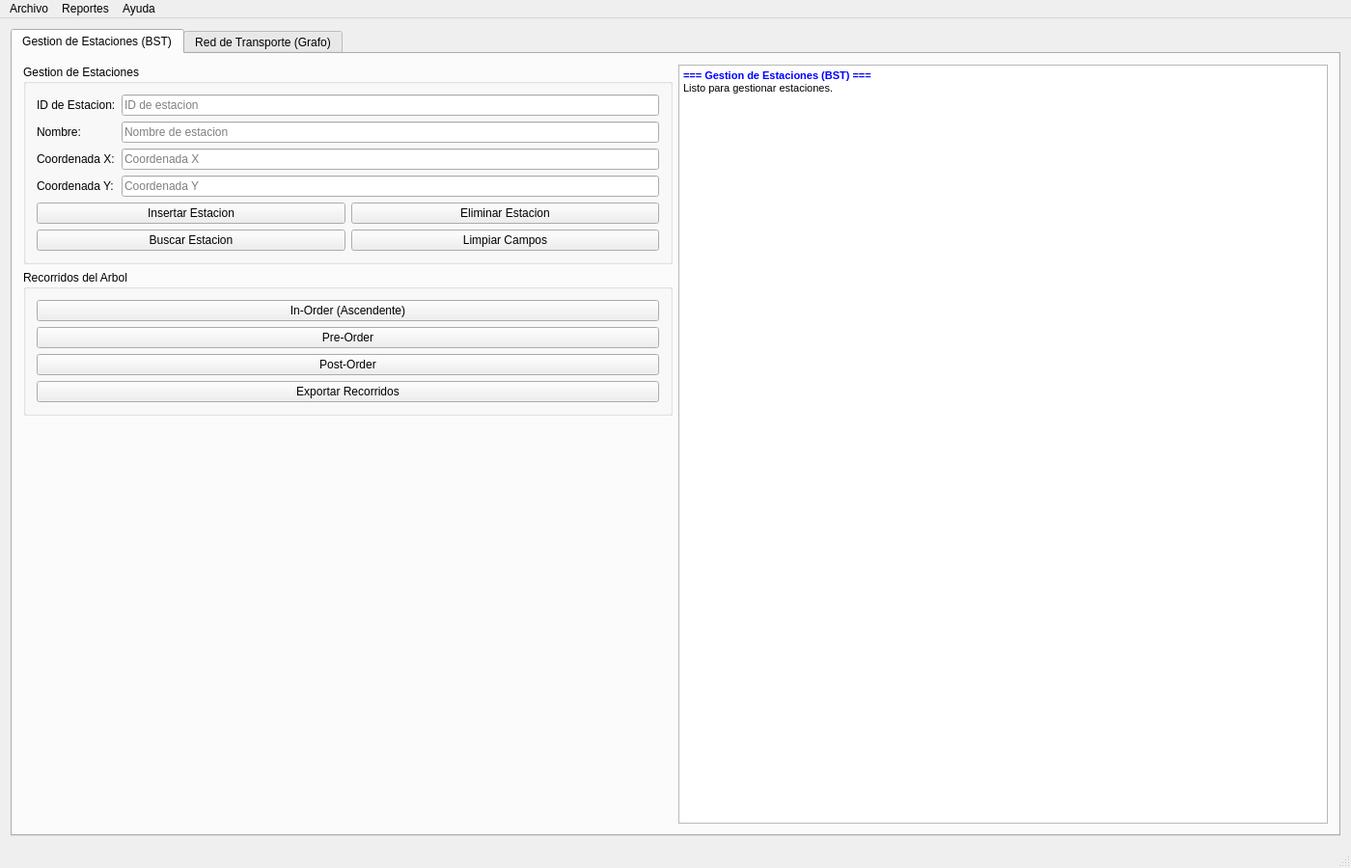
<?xml version="1.0" encoding="UTF-8"?>
<ui version="4.0">
 <class>MainWindowClass</class>
 <widget class="QMainWindow" name="MainWindowClass">
  <property name="geometry">
   <rect>
    <x>0</x>
    <y>0</y>
    <width>1400</width>
    <height>900</height>
   </rect>
  </property>
  <property name="windowTitle">
   <string>UrbanPath - Sistema de Transporte Urbano</string>
  </property>
  <widget class="QWidget" name="centralWidget">
   <layout class="QVBoxLayout" name="verticalLayout">
    <item>
     <widget class="QTabWidget" name="tabWidget">
      <property name="currentIndex">
       <number>0</number>
      </property>
      <widget class="QWidget" name="tabBST">
       <attribute name="title">
        <string>Gestion de Estaciones (BST)</string>
       </attribute>
       <layout class="QHBoxLayout" name="horizontalLayout">
        <item>
         <layout class="QVBoxLayout" name="verticalLayout_2">
          <item>
           <widget class="QGroupBox" name="groupBoxStationManagement">
            <property name="title">
             <string>Gestion de Estaciones</string>
            </property>
            <layout class="QFormLayout" name="formLayout">
             <item row="0" column="0">
              <widget class="QLabel" name="lblStationID">
               <property name="text">
                <string>ID de Estacion:</string>
               </property>
              </widget>
             </item>
             <item row="0" column="1">
              <widget class="QLineEdit" name="txtStationID">
               <property name="placeholderText">
                <string>ID de estacion</string>
               </property>
              </widget>
             </item>
             <item row="1" column="0">
              <widget class="QLabel" name="lblStationName">
               <property name="text">
                <string>Nombre:</string>
               </property>
              </widget>
             </item>
             <item row="1" column="1">
              <widget class="QLineEdit" name="txtStationName">
               <property name="placeholderText">
                <string>Nombre de estacion</string>
               </property>
              </widget>
             </item>
             <item row="2" column="0">
              <widget class="QLabel" name="lblStationX">
               <property name="text">
                <string>Coordenada X:</string>
               </property>
              </widget>
             </item>
             <item row="2" column="1">
              <widget class="QLineEdit" name="txtStationX">
               <property name="placeholderText">
                <string>Coordenada X</string>
               </property>
              </widget>
             </item>
             <item row="3" column="0">
              <widget class="QLabel" name="lblStationY">
               <property name="text">
                <string>Coordenada Y:</string>
               </property>
              </widget>
             </item>
             <item row="3" column="1">
              <widget class="QLineEdit" name="txtStationY">
               <property name="placeholderText">
                <string>Coordenada Y</string>
               </property>
              </widget>
             </item>
             <item row="4" column="0" colspan="2">
              <layout class="QHBoxLayout" name="horizontalLayout_2">
               <item>
                <widget class="QPushButton" name="btnAddStation">
                 <property name="text">
                  <string>Insertar Estacion</string>
                 </property>
                </widget>
               </item>
               <item>
                <widget class="QPushButton" name="btnRemoveStation">
                 <property name="text">
                  <string>Eliminar Estacion</string>
                 </property>
                </widget>
               </item>
              </layout>
             </item>
             <item row="5" column="0" colspan="2">
              <layout class="QHBoxLayout" name="horizontalLayout_3">
               <item>
                <widget class="QPushButton" name="btnSearchStation">
                 <property name="text">
                  <string>Buscar Estacion</string>
                 </property>
                </widget>
               </item>
               <item>
                <widget class="QPushButton" name="btnClearStation">
                 <property name="text">
                  <string>Limpiar Campos</string>
                 </property>
                </widget>
               </item>
              </layout>
             </item>
            </layout>
           </widget>
          </item>
          <item>
           <widget class="QGroupBox" name="groupBoxTraversals">
            <property name="title">
             <string>Recorridos del Arbol</string>
            </property>
            <layout class="QVBoxLayout" name="verticalLayout_3">
             <item>
              <widget class="QPushButton" name="btnInOrder">
               <property name="text">
                <string>In-Order (Ascendente)</string>
               </property>
              </widget>
             </item>
             <item>
              <widget class="QPushButton" name="btnPreOrder">
               <property name="text">
                <string>Pre-Order</string>
               </property>
              </widget>
             </item>
             <item>
              <widget class="QPushButton" name="btnPostOrder">
               <property name="text">
                <string>Post-Order</string>
               </property>
              </widget>
             </item>
             <item>
              <widget class="QPushButton" name="btnExportTraversals">
               <property name="text">
                <string>Exportar Recorridos</string>
               </property>
              </widget>
             </item>
            </layout>
           </widget>
          </item>
          <item>
           <spacer name="verticalSpacer">
            <property name="orientation">
             <enum>Qt::Vertical</enum>
            </property>
            <property name="sizeHint" stdset="0">
             <size>
              <width>20</width>
              <height>40</height>
             </size>
            </property>
           </spacer>
          </item>
         </layout>
        </item>
        <item>
         <widget class="QTextEdit" name="txtBSTOutput">
          <property name="readOnly">
           <bool>true</bool>
          </property>
          <property name="html">
           <string>&lt;!DOCTYPE HTML PUBLIC &quot;-//W3C//DTD HTML 4.0//EN&quot; &quot;http://www.w3.org/TR/REC-html40/strict.dtd&quot;&gt;
&lt;html&gt;&lt;head&gt;&lt;meta name=&quot;qrichtext&quot; content=&quot;1&quot; /&gt;&lt;style type=&quot;text/css&quot;&gt;
p, li { white-space: pre-wrap; }
&lt;/style&gt;&lt;/head&gt;&lt;body style=&quot; font-family:'MS Shell Dlg 2'; font-size:8.25pt; font-weight:400; font-style:normal;&quot;&gt;
&lt;p style=&quot; margin-top:0px; margin-bottom:0px; margin-left:0px; margin-right:0px; -qt-block-indent:0; text-indent:0px;&quot;&gt;&lt;span style=&quot; font-size:8pt; font-weight:600; color:#0000ff;&quot;&gt;=== Gestion de Estaciones (BST) ===&lt;/span&gt;&lt;/p&gt;
&lt;p style=&quot; margin-top:0px; margin-bottom:0px; margin-left:0px; margin-right:0px; -qt-block-indent:0; text-indent:0px;&quot;&gt;&lt;span style=&quot; font-size:8pt;&quot;&gt;Listo para gestionar estaciones.&lt;/span&gt;&lt;/p&gt;&lt;/body&gt;&lt;/html&gt;</string>
          </property>
         </widget>
        </item>
       </layout>
      </widget>
      <widget class="QWidget" name="tabGraph">
       <attribute name="title">
        <string>Red de Transporte (Grafo)</string>
       </attribute>
       <layout class="QVBoxLayout" name="verticalLayout_4">
        <item>
         <layout class="QHBoxLayout" name="horizontalLayout_4">
          <item>
           <layout class="QVBoxLayout" name="verticalLayout_5">
            <item>
             <widget class="QGroupBox" name="groupBoxRouteManagement">
              <property name="title">
               <string>Gestion de Rutas</string>
              </property>
              <property name="minimumWidth">
               <number>300</number>
              </property>
              <property name="maximumWidth">
               <number>350</number>
              </property>
              <layout class="QFormLayout" name="formLayout_2">
               <item row="0" column="0">
                <widget class="QLabel" name="lblOrigin">
                 <property name="text">
                  <string>Estacion Origen:</string>
                 </property>
                </widget>
               </item>
               <item row="0" column="1">
                <widget class="QComboBox" name="comboOrigin"/>
               </item>
               <item row="1" column="0">
                <widget class="QLabel" name="lblDestination">
                 <property name="text">
                  <string>Estacion Destino:</string>
                 </property>
                </widget>
               </item>
               <item row="1" column="1">
                <widget class="QComboBox" name="comboDestination"/>
               </item>
               <item row="2" column="0">
                <widget class="QLabel" name="lblWeight">
                 <property name="text">
                  <string>Peso/Distancia:</string>
                 </property>
                </widget>
               </item>
               <item row="2" column="1">
                <widget class="QDoubleSpinBox" name="spinWeight">
                 <property name="maximum">
                  <double>9999.990000000000464</double>
                 </property>
                 <property name="value">
                  <double>10.000000000000000</double>
                 </property>
                </widget>
               </item>
               <item row="3" column="0" colspan="2">
                <layout class="QHBoxLayout" name="horizontalLayout_5">
                 <item>
                  <widget class="QPushButton" name="btnAddRoute">
                   <property name="text">
                    <string>Agregar Ruta</string>
                   </property>
                  </widget>
                 </item>
                 <item>
                  <widget class="QPushButton" name="btnRemoveRoute">
                   <property name="text">
                    <string>Eliminar Ruta</string>
                   </property>
                  </widget>
                 </item>
                </layout>
               </item>
              </layout>
             </widget>
            </item>
            <item>
             <widget class="QGroupBox" name="groupBoxAlgorithms">
              <property name="title">
               <string>Algoritmos de Ruta</string>
              </property>
              <layout class="QVBoxLayout" name="verticalLayout_6">
               <item>
                <widget class="QPushButton" name="btnShortestPath">
                 <property name="text">
                  <string>Ruta mas corta (Dijkstra)</string>
                 </property>
                </widget>
               </item>
               <item>
                <widget class="QPushButton" name="btnFloyd">
                 <property name="text">
                  <string>Floyd-Warshall</string>
                 </property>
                </widget>
               </item>
               <item>
                <widget class="QPushButton" name="btnPrimMST">
                 <property name="text">
                  <string>MST (Prim)</string>
                 </property>
                </widget>
               </item>
               <item>
                <widget class="QPushButton" name="btnKruskalMST">
                 <property name="text">
                  <string>MST (Kruskal)</string>
                 </property>
                </widget>
               </item>
               <item>
                <widget class="QPushButton" name="btnBFS">
                 <property name="text">
                  <string>BFS</string>
                 </property>
                </widget>
               </item>
               <item>
                <widget class="QPushButton" name="btnDFS">
                 <property name="text">
                  <string>DFS</string>
                 </property>
                </widget>
               </item>
               <item>
                <widget class="QPushButton" name="btnDrawGraph">
                 <property name="text">
                  <string>Dibujar Grafo</string>
                 </property>
                </widget>
               </item>
               <item>
                <widget class="QPushButton" name="btnClearGraph">
                 <property name="text">
                  <string>Limpiar Vista</string>
                 </property>
                </widget>
               </item>
              </layout>
             </widget>
            </item>
            <item>
             <spacer name="verticalSpacer_2">
              <property name="orientation">
               <enum>Qt::Vertical</enum>
              </property>
              <property name="sizeHint" stdset="0">
               <size>
                <width>20</width>
                <height>40</height>
               </size>
              </property>
             </spacer>
            </item>
           </layout>
          </item>
          <item>
           <layout class="QVBoxLayout" name="verticalLayout_7">
            <item>
             <widget class="QGraphicsView" name="graphicsViewGraph">
              <property name="renderHints">
               <set>QPainter::Antialiasing|QPainter::SmoothPixmapTransform|QPainter::TextAntialiasing</set>
              </property>
             </widget>
            </item>
            <item>
             <widget class="QTextEdit" name="txtGraphOutput">
              <property name="maximumHeight">
               <number>150</number>
              </property>
              <property name="readOnly">
               <bool>true</bool>
              </property>
              <property name="html">
               <string>&lt;!DOCTYPE HTML PUBLIC &quot;-//W3C//DTD HTML 4.0//EN&quot; &quot;http://www.w3.org/TR/REC-html40/strict.dtd&quot;&gt;
&lt;html&gt;&lt;head&gt;&lt;meta name=&quot;qrichtext&quot; content=&quot;1&quot; /&gt;&lt;style type=&quot;text/css&quot;&gt;
p, li { white-space: pre-wrap; }
&lt;/style&gt;&lt;/head&gt;&lt;body style=&quot; font-family:'MS Shell Dlg 2'; font-size:8.25pt; font-weight:400; font-style:normal;&quot;&gt;
&lt;p style=&quot; margin-top:0px; margin-bottom:0px; margin-left:0px; margin-right:0px; -qt-block-indent:0; text-indent:0px;&quot;&gt;&lt;span style=&quot; font-size:8pt; font-weight:600; color:#0000ff;&quot;&gt;=== Red de Transporte (Grafo) ===&lt;/span&gt;&lt;/p&gt;
&lt;p style=&quot; margin-top:0px; margin-bottom:0px; margin-left:0px; margin-right:0px; -qt-block-indent:0; text-indent:0px;&quot;&gt;&lt;span style=&quot; font-size:8pt;&quot;&gt;Listo para gestionar rutas.&lt;/span&gt;&lt;/p&gt;&lt;/body&gt;&lt;/html&gt;</string>
              </property>
             </widget>
            </item>
           </layout>
          </item>
         </layout>
        </item>
       </layout>
      </widget>
     </widget>
    </item>
   </layout>
  </widget>
  <widget class="QMenuBar" name="menuBar">
   <property name="geometry">
    <rect>
     <x>0</x>
     <y>0</y>
     <width>1400</width>
     <height>21</height>
    </rect>
   </property>
   <widget class="QMenu" name="menuArchivo">
    <property name="title">
     <string>Archivo</string>
    </property>
    <addaction name="actionCargarDatos"/>
    <addaction name="actionGuardarDatos"/>
    <addaction name="separator"/>
    <addaction name="actionSalir"/>
   </widget>
   <widget class="QMenu" name="menuReportes">
    <property name="title">
     <string>Reportes</string>
    </property>
    <addaction name="actionGenerarReportes"/>
    <addaction name="actionVerUltimoReporte"/>
   </widget>
   <widget class="QMenu" name="menuAyuda">
    <property name="title">
     <string>Ayuda</string>
    </property>
    <addaction name="actionAcercaDe"/>
   </widget>
   <addaction name="menuArchivo"/>
   <addaction name="menuReportes"/>
   <addaction name="menuAyuda"/>
  </widget>
  <widget class="QStatusBar" name="statusBar"/>
  <action name="actionCargarDatos">
   <property name="text">
    <string>Cargar Datos...</string>
   </property>
   <property name="shortcut">
    <string>Ctrl+O</string>
   </property>
  </action>
  <action name="actionGuardarDatos">
   <property name="text">
    <string>Guardar Datos...</string>
   </property>
   <property name="shortcut">
    <string>Ctrl+S</string>
   </property>
  </action>
  <action name="actionSalir">
   <property name="text">
    <string>Salir</string>
   </property>
   <property name="shortcut">
    <string>Ctrl+Q</string>
   </property>
  </action>
  <action name="actionGenerarReportes">
   <property name="text">
    <string>Generar Reportes...</string>
   </property>
   <property name="shortcut">
    <string>Ctrl+G</string>
   </property>
  </action>
  <action name="actionVerUltimoReporte">
   <property name="text">
    <string>Ver Ultimo Reporte</string>
   </property>
  </action>
  <action name="actionAcercaDe">
   <property name="text">
    <string>Acerca de UrbanPath</string>
   </property>
   <property name="shortcut">
    <string>F1</string>
   </property>
  </action>
 </widget>
 <layoutdefault spacing="6" margin="11"/>
 <resources>
  <include location="MainWindow.qrc"/>
 </resources>
 <connections/>
</ui>
